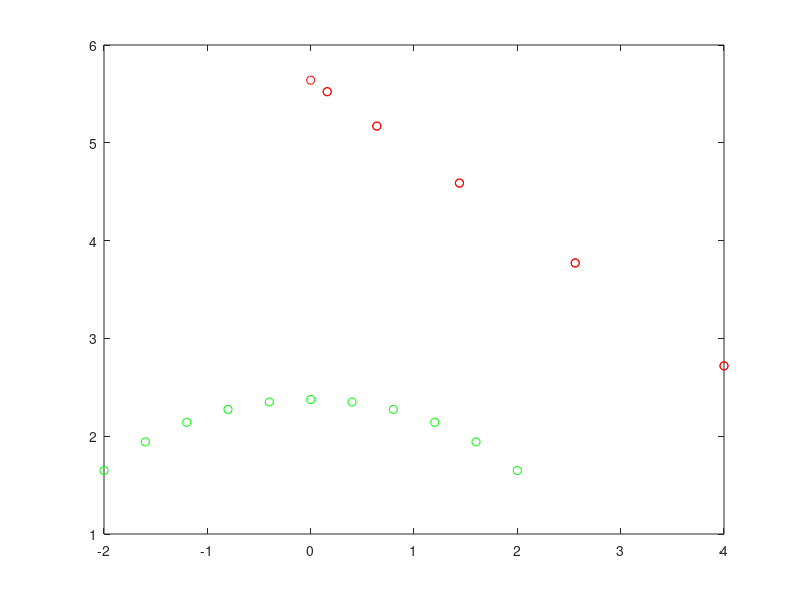

Write the MATLAB code that produced this figure. (Note: this script raises an error after producing the figure.)
x = [-2.0;
    -1.6;
    -1.2;
    -0.8;
    -0.4;
    0;
    0.4;
    0.8;
    1.2;
    1.6;
    2.0];
y = [1.649;
    1.942;
    2.142
    2.274;
    2.35;
    2.375;
    2.35;
    2.274;
    2.142;
    1.942;
    1.649];
t = x.^2;
s = y.^2;
n = numel(x);
plot(x, y, 'go')
hold on
plot(t, s, 'ro')
hold on
x1 = linspace(min(x) - 0.1, max(x) + 0.1, 50);
a = mnk(t, s, n, 2)
y1 = Poly(a, 2, x1);
y2 = sqrt(a(1) + a(2)*x1.^2);
plot(x1, y1)
plot(x1, y2)